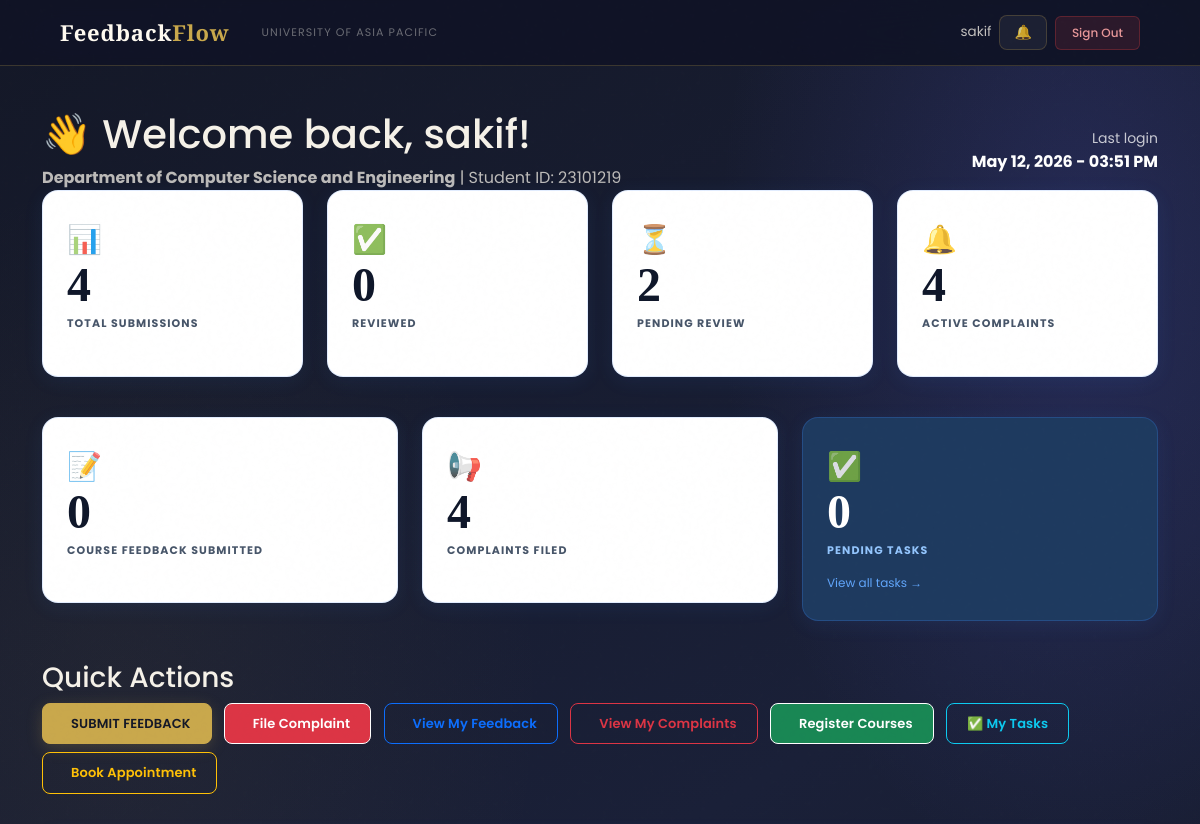
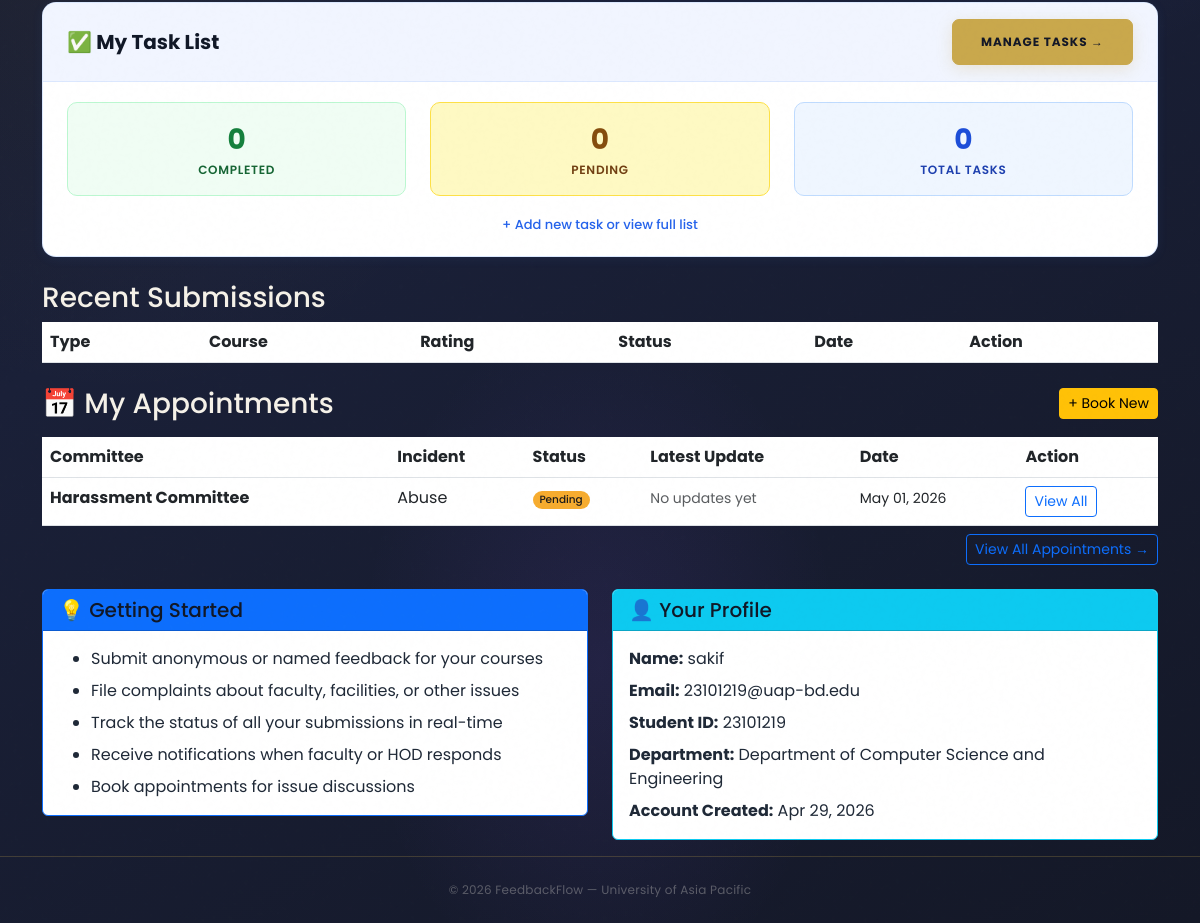
Before: /student/dashboard/ (signed in) with the older database file (2 pictures, top to bottom).
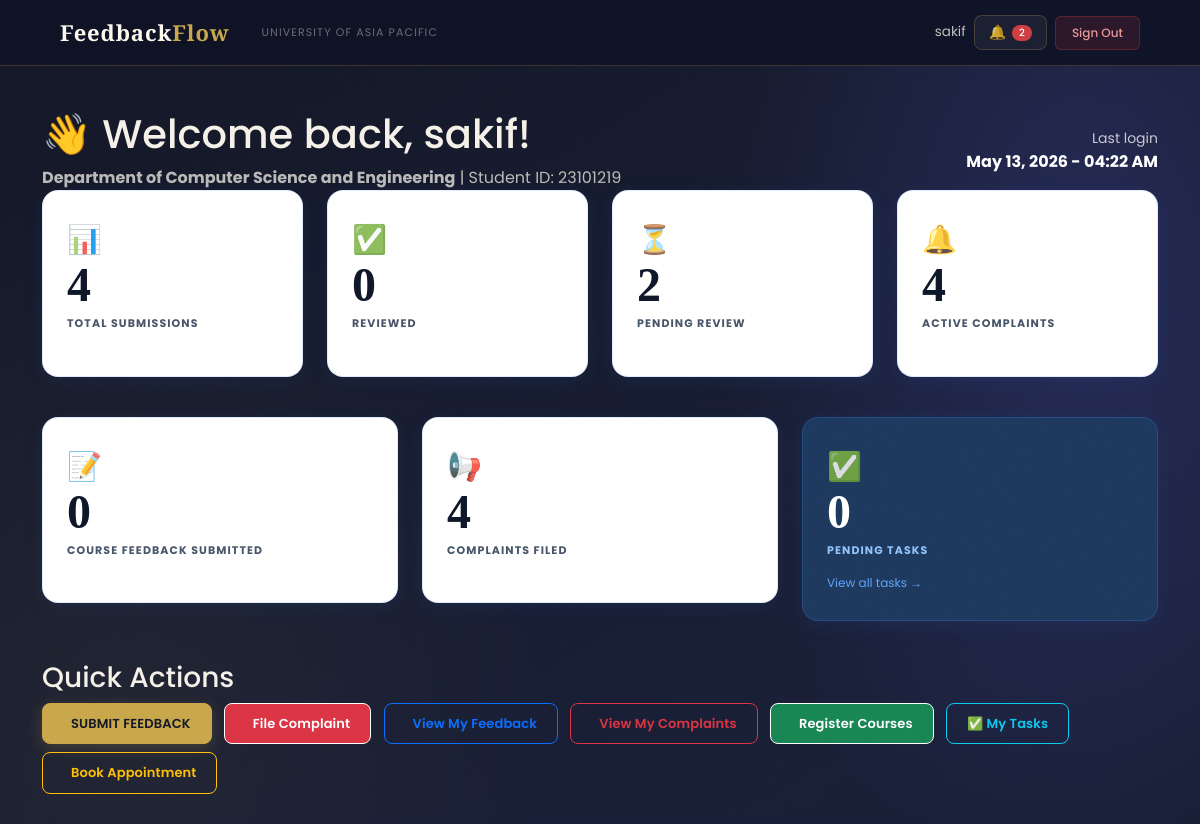
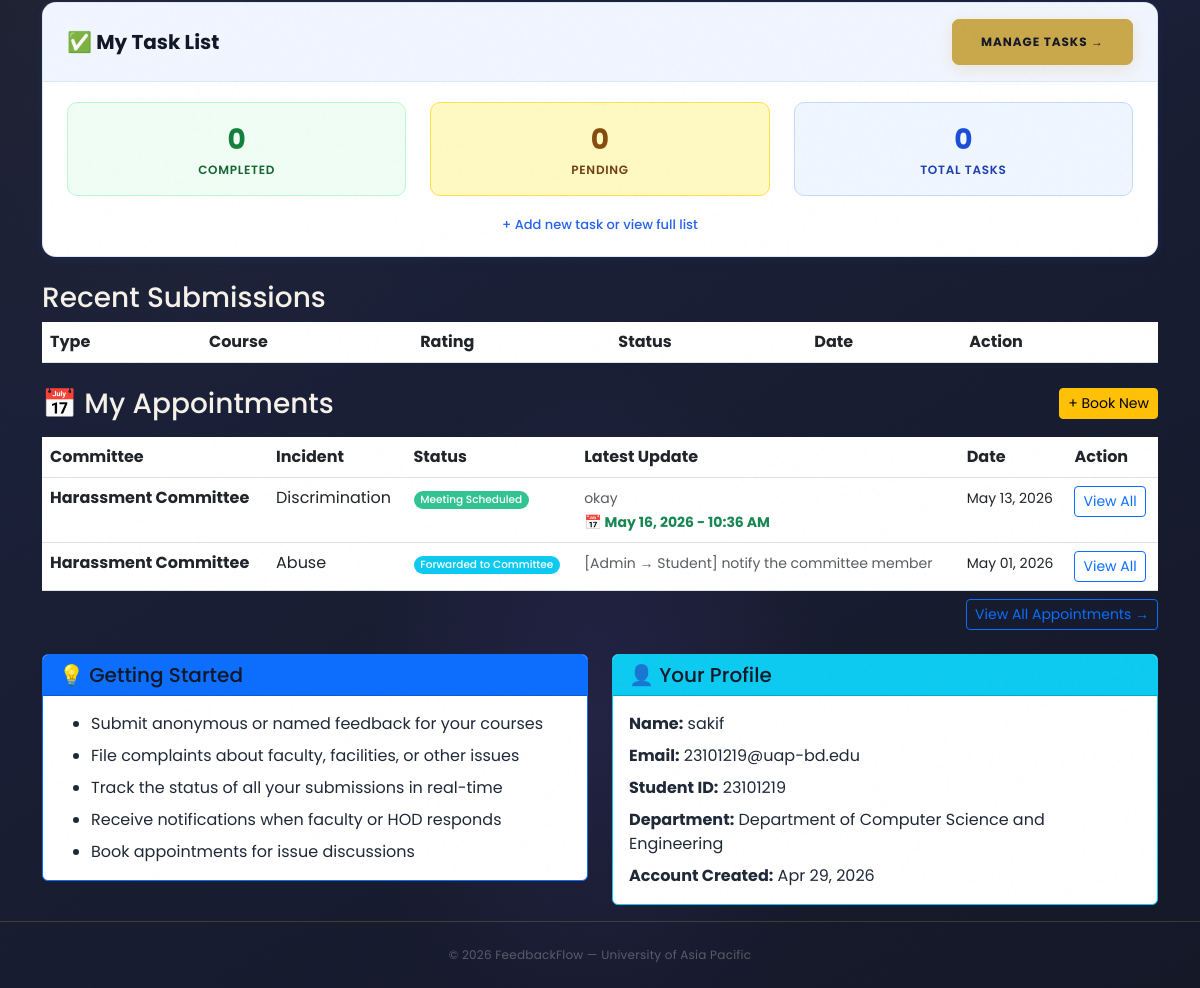
After: the same page with the newer database file (2 pictures, top to bottom).
### users/models.py (models this page shows, shortened)
class User(AbstractBaseUser, PermissionsMixin):
    ROLE_CHOICES = (
        ('Student', 'Student'),
        ('Faculty', 'Faculty'),
        ('HOD', 'Head of Department'),
        ('Staff', 'Staff'),
        ('DAO', 'Dean of Administration Office'),
        ('Admin', 'Administrator'),
        ('Committee', 'Committee Member'),
    )
    DEPARTMENT_CHOICES = (
        ('DBA', 'Department of Business Administration'),
        ('CSE', 'Department of Computer Science and Engineering'),
        ('CE', 'Department of Civil Engineering'),
        ('EEE', 'Department of Electrical and Electronic Engineering'),
        ('Pharmacy', 'Department of Pharmacy'),
        ('Law', 'Department of Law and Human Rights'),
        ('English', 'Department of English'),
        ('Architecture', 'Department of Architecture'),
    )
    COMMITTEE_TYPE_CHOICES = (
        ('Harassment Committee', 'Harassment Committee'),
        ('Proctorial Committee', 'Proctorial Committee'),
    )
    email       = models.EmailField(unique=True, max_length=255)
    full_name   = models.CharField(max_length=150)
    role        = models.CharField(max_length=20, choices=ROLE_CHOICES)
    department  = models.CharField(max_length=100, choices=DEPARTMENT_CHOICES, null=True, blank=True)
    student_id  = models.CharField(max_length=50, unique=True, null=True, blank=True)
    committee_type = models.CharField(
        max_length=50,
        choices=COMMITTEE_TYPE_CHOICES,
        null=True, blank=True
    )
    is_active   = models.BooleanField(default=True)
    is_staff    = models.BooleanField(default=False)
    created_at  = models.DateTimeField(auto_now_add=True)
    updated_at  = models.DateTimeField(auto_now=True)
    USERNAME_FIELD  = 'email'
    REQUIRED_FIELDS = ['full_name']
    objects = UserManager()
    class Meta:
        verbose_name        = 'User'
        verbose_name_plural = 'Users'
        ordering            = ['-created_at']
    def get_short_name(self):
        return self.full_name.split()[0] if self.full_name else self.email
    def get_department_display_full(self):
        return dict(self.DEPARTMENT_CHOICES).get(self.department, self.department)

class Appointment(models.Model):
    STATUS_CHOICES = [
        ('Pending', 'Pending'),
        ('Forwarded to Committee', 'Forwarded to Committee'),
        ('Meeting Scheduled', 'Meeting Scheduled'),
        ('Rejected by Committee', 'Rejected by Committee'),
        ('Closed', 'Closed'),
    ]
    DEPARTMENT_CHOICES = (
        ('DBA', 'Department of Business Administration (DBA)'),
        ('CSE', 'Department of Computer Science and Engineering (CSE)'),
        ('CE', 'Department of Civil Engineering (CE)'),
        ('EEE', 'Department of Electrical and Electronic Engineering (EEE)'),
        ('Pharmacy', 'Department of Pharmacy'),
        ('Law', 'Department of Law and Human Rights'),
        ('English', 'Department of English'),
        ('Architecture', 'Department of Architecture'),
    )
    COMMITTEE_CHOICES = [
        ('Harassment Committee', 'Harassment Committee'),
        ('Proctorial Committee', 'Proctorial Committee'),
    ]
    INCIDENT_TYPE_CHOICES = [
        ('Harassment', 'Harassment'),
        ('Discrimination', 'Discrimination'),
        ('Abuse', 'Abuse'),
        ('Other', 'Other'),
    ]
    student          = models.ForeignKey('User', on_delete=models.CASCADE, related_name='appointments')
    name             = models.CharField(max_length=100)
    roll_number      = models.CharField(max_length=20)
    appointment_with = models.CharField(max_length=50, choices=COMMITTEE_CHOICES, default='Harassment Committee')
    department       = models.CharField(max_length=100, choices=DEPARTMENT_CHOICES)
    incident_type    = models.CharField(max_length=50, choices=INCIDENT_TYPE_CHOICES, default='Other')
    description      = models.TextField()
    status           = models.CharField(max_length=50, choices=STATUS_CHOICES, default='Pending')  # ✅ max_length bumped to 50
    created_at       = models.DateTimeField(auto_now_add=True)
    class Meta:
        ordering            = ['-created_at']
        verbose_name        = 'Appointment'
        verbose_name_plural = 'Appointments'

class AppointmentUpdate(models.Model):
    STATUS_CHOICES = [
        ('Pending', 'Pending'),
        ('Forwarded to Committee', 'Forwarded to Committee'),
        ('Meeting Scheduled', 'Meeting Scheduled'),
        ('Rejected by Committee', 'Rejected by Committee'),
        ('Closed', 'Closed'),
    ]
    appointment  = models.ForeignKey('Appointment', on_delete=models.CASCADE, related_name='updates')
    updated_by   = models.ForeignKey('User', on_delete=models.CASCADE, related_name='appointment_updates')
    message      = models.TextField()
    meeting_date = models.DateTimeField(null=True, blank=True)
    status       = models.CharField(max_length=50, choices=STATUS_CHOICES, null=True, blank=True)
    created_at   = models.DateTimeField(auto_now_add=True)
    class Meta:
        ordering = ['-created_at']

### users/views.py (the view)
# urls.py: path('student/dashboard/',   views.student_dashboard,   name='student_dashboard'),
@login_required
def student_dashboard(request):
    if request.user.role != 'Student':
        messages.error(request, 'Access denied. Students only.')
        return redirect('login')
    all_feedback       = Feedback.objects.filter(student=request.user)
    total_feedback     = all_feedback.count()
    reviewed_count     = all_feedback.filter(status__in=['Reviewed', 'Responded']).count()
    pending_feedback   = all_feedback.filter(status='Pending').count()
    all_complaints     = Complaint.objects.filter(student=request.user)
    total_complaints   = all_complaints.count()
    pending_complaints = all_complaints.filter(status='Pending').count()
    recent_feedback    = all_feedback.order_by('-submitted_at')[:3]
    recent_complaints  = all_complaints.order_by('-submitted_at')[:2]
    tasks              = Task.objects.filter(student=request.user)
    pending_tasks      = tasks.filter(is_done=False).count()
    done_tasks         = tasks.filter(is_done=True).count()
    recent_appointments = Appointment.objects.filter(
        student=request.user
    ).order_by('-created_at')[:3]
    context = {
        'page_title':           'Student Dashboard',
        'user':                 request.user,
        'total_submissions':    total_feedback + total_complaints,
        'total_feedback':       total_feedback,
        'total_complaints':     total_complaints,
        'reviewed_count':       reviewed_count,
        'pending_count':        pending_feedback + pending_complaints,
        'active_complaints':    all_complaints.exclude(status='Resolved').count(),
        'recent_feedback':      recent_feedback,
        'recent_complaints':    recent_complaints,
        'has_submissions':      (total_feedback + total_complaints) > 0,
        'pending_tasks':        pending_tasks,
        'done_tasks':           done_tasks,
        'recent_appointments':  recent_appointments,
    }
    return render(request, 'users/student_dashboard.html', context)

### users/context_processors.py (called while the page is built)
def notifications_count(request):
    if request.user.is_authenticated:
        from users.models import Notification
        count = Notification.objects.filter(
            recipient=request.user,
            is_read=False
        ).count()
        return {'unread_notifications_count': count}
    return {'unread_notifications_count': 0}

### users/templates/users/student_dashboard.html (shortened to what the changed rows need)
{% extends 'users/dashboard_base.html' %}
{% block content %}
<div class="container mt-4">
    <div class="dashboard-header">
        <div class="row align-items-center">
            <div class="col-md-8">
                <h1>👋 Welcome back, {{ user.get_short_name }}!</h1>
                <p class="mb-0 opacity-75">
                    <strong>{{ user.get_department_display_full }}</strong> | Student ID: {{ user.student_id }}
                </p>
            </div>
            <div class="col-md-4 text-end">
                <div class="text-white">
                    <small class="opacity-75">Last login</small><br>
                    <strong>{{ user.last_login|date:"M d, Y - h:i A"|default:"First time login" }}</strong>
                </div>
            </div>
        </div>
    </div>
    <div class="row mb-4">
        <div class="col-lg-3 col-md-6 mb-3">
            <div class="stat-card blue">
                <h2 class="stat-number">{{ total_submissions }}</h2>
            </div>
        </div>
        <div class="col-lg-3 col-md-6 mb-3">
            <div class="stat-card green">
                <h2 class="stat-number">{{ reviewed_count }}</h2>
            </div>
        </div>
        <div class="col-lg-3 col-md-6 mb-3">
            <div class="stat-card yellow">
                <h2 class="stat-number">{{ pending_count }}</h2>
            </div>
        </div>
        <div class="col-lg-3 col-md-6 mb-3">
            <div class="stat-card red">
                <h2 class="stat-number">{{ active_complaints }}</h2>
            </div>
        </div>
    </div>
    <div class="row mb-4">
        <div class="col-md-4 mb-3">
            <div class="stat-card purple">
                <h2 class="stat-number">{{ total_feedback }}</h2>
            </div>
        </div>
        <div class="col-md-4 mb-3">
            <div class="stat-card indigo">
                <h2 class="stat-number">{{ total_complaints }}</h2>
            </div>
        </div>
        <div class="col-md-4 mb-3">
            <div class="stat-card" style="background:#1e3a5f;border:1px solid rgba(59,130,246,.25);">
                <h2 class="stat-number" style="color:#ffffff;">{{ pending_tasks }}</h2>
            </div>
        </div>
    </div>
    <div class="row mb-4">
        <div class="col-12">
            {% if has_submissions %}
                <div class="modern-table">
                    <table class="table table-hover mb-0">
                        <thead>
                            <tr>
                                <th>Type</th>
                                <th>Course</th>
                                <th>Rating</th>
                                <th>Status</th>
                                <th>Date</th>
                                <th>Action</th>
                            </tr>
                        </thead>
                    </table>
                </div>
            {% endif %}
        </div>
    </div>
    <div class="row mb-4">
        <div class="col-12">
            {% if recent_appointments %}
            <div class="modern-table">
                <table class="table table-hover mb-0">
                    <thead>
                        <tr>
                            <th>Committee</th>
                            <th>Incident</th>
                            <th>Status</th>
                            <th>Latest Update</th>
                            <th>Date</th>
                            <th>Action</th>
                        </tr>
                    </thead>
                    <tbody>
                        {% for appt in recent_appointments %}
                        <tr>
                            <td><strong>{{ appt.appointment_with }}</strong></td>
                            <td>{{ appt.incident_type }}</td>
                            <td>
                                <span class="badge
                                    {% if appt.status == 'Pending' %}bg-warning text-dark
                                    {% elif appt.status == 'Forwarded to Committee' %}bg-info
                                    {% elif appt.status == 'Meeting Scheduled' %}bg-success
                                    {% elif appt.status == 'Rejected by Committee' %}bg-danger
                                    {% else %}bg-secondary{% endif %}">
                                    {{ appt.status }}
                                </span>
                            </td>
                            <td>
                                {% with latest=appt.updates.first %}
                                    {% if latest %}
                                        <small class="text-muted">{{ latest.message|truncatewords:8 }}</small>
                                        {% if latest.meeting_date %}
                                        <br><small class="text-success fw-bold">📅 {{ latest.meeting_date|date:"M d, Y - h:i A" }}</small>
                                        {% endif %}
                                    {% else %}
                                        <small class="text-muted">No updates yet</small>
                                    {% endif %}
                                {% endwith %}
                            </td>
                            <td><small>{{ appt.created_at|date:"M d, Y" }}</small></td>
                            <td>
                                <a href="{% url 'my_appointments' %}" class="btn btn-sm btn-outline-primary">View All</a>
                            </td>
                        </tr>
                        {% endfor %}
                    </tbody>
                </table>
            </div>
            {% endif %}
        </div>
    </div>
    <div class="row">
        <div class="col-md-6 mb-3">
            <div class="card info-card border-info">
                <div class="card-body">
                    <p class="mb-2"><strong>Name:</strong> {{ user.full_name }}</p>
                    <p class="mb-2"><strong>Email:</strong> {{ user.email }}</p>
                    <p class="mb-2"><strong>Student ID:</strong> {{ user.student_id }}</p>
                    <p class="mb-2"><strong>Department:</strong> {{ user.get_department_display_full }}</p>
                    <p class="mb-0"><strong>Account Created:</strong> {{ user.created_at|date:"M d, Y" }}</p>
                </div>
            </div>
        </div>
    </div>
</div>
{% endblock %}

### users/templates/users/base.html (shortened to what this page needs)
<!DOCTYPE html>
<html lang="en">
<head>
    <link href="https://cdn.jsdelivr.net/npm/bootstrap@5.3.0/dist/css/bootstrap.min.css" rel="stylesheet">
</head>
<body>
<nav class="navbar navbar-expand-lg">
    <div class="container-fluid d-flex align-items-center gap-3">
        <a class="navbar-brand" href="/">Feedback<em>Flow</em></a>
        <span class="navbar-text d-none d-md-inline">University of Asia Pacific</span>
        {% if user.is_authenticated %}
        <div class="ms-auto d-flex align-items-center gap-2">
            <span class="nav-user-info d-none d-md-inline">{{ user.get_short_name }}</span>
            <a href="{% url 'notifications' %}" class="btn-bell">
                🔔
                {% if unread_notifications_count > 0 %}
                <span class="badge bg-danger" style="font-size:10px;padding:3px 7px;">{{ unread_notifications_count }}</span>
                {% endif %}
            </a>
            <a href="{% url 'logout' %}" class="btn-logout">Sign Out</a>
        </div>
        {% else %}
        <div class="ms-auto">
            <a href="{% url 'login' %}" class="btn-login">Login</a>
        </div>
        {% endif %}
    </div>
</nav>
<main>{% block content %}{% endblock %}</main>
<footer>
    <p>© 2026 FeedbackFlow — University of Asia Pacific</p>
</footer>
</body>
</html>

Changed rows visible on the page:
changed User "sakif": last_login "May 12, 2026 - 03:51 PM" → "May 13, 2026 - 04:22 AM"
added Appointment: appointment_with "Harassment Committee", incident_type "Discrimination", status "Meeting Scheduled", updates.first.message "okay", updates.first.meeting_date "May 16, 2026 - 10:36 AM", created_at "May 13, 2026"
changed Appointment "Abuse": status "Pending" → "Forwarded to Committee"; updates.first.message (not shown) → "[Admin → Student] notify the committee member"; no longer shows "No updates yet"
Other visible differences:
{{ unread_notifications_count }}: (not shown) → "2"
